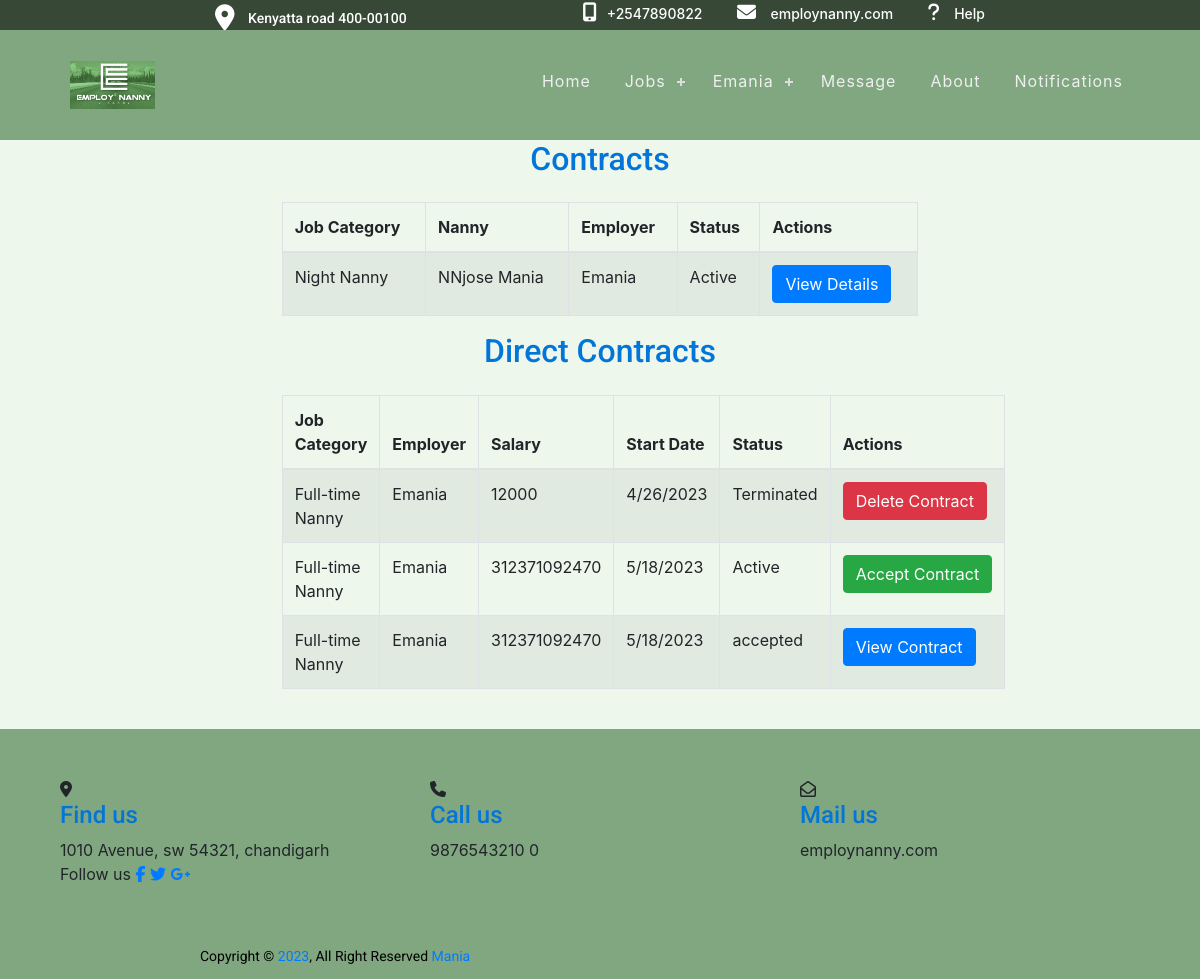
The app's page /contracts/all/ (signed in), older data.
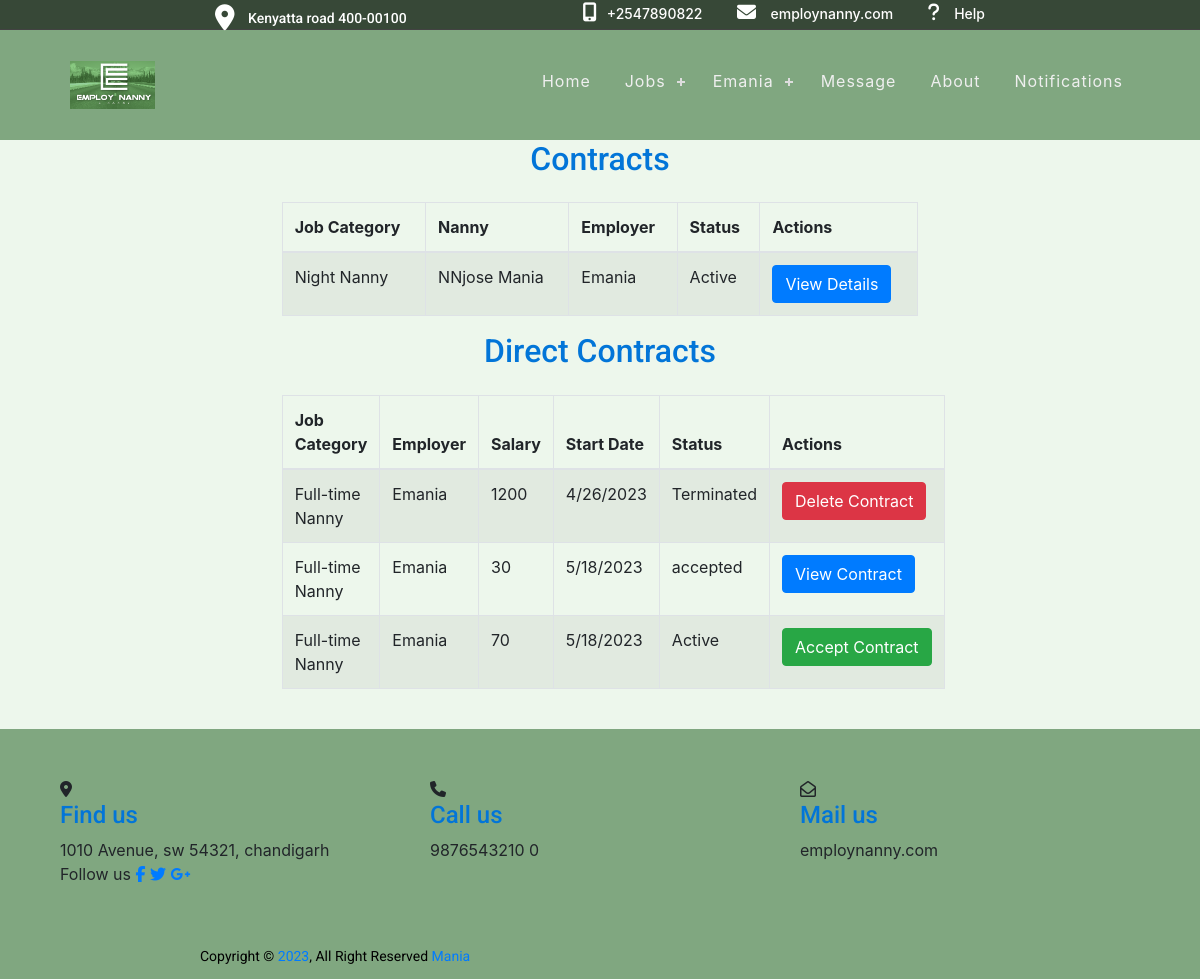
The same page, newer data.
### jobapp/models.py (models this page shows, shortened)
class DirectContract(models.Model):
    nanny = models.ForeignKey(NannyDetails, on_delete=models.CASCADE)
    employer = models.ForeignKey(User, on_delete=models.CASCADE)
    job_category = models.CharField(
        max_length=100, choices=CATEGORIES, default="Full-time Nanny")
    city = models.CharField(max_length=100)
    salary = models.IntegerField()
    start_date = models.DateField()
    end_date = models.DateField()
    job_description = models.TextField(blank=True)
    status = models.CharField(
        max_length=100, choices=CONTRACT_STATUS, default="pending")
    amount_to_receive = models.IntegerField()
    company_commission = models.IntegerField()

### jobapp/views.py (the view)
# urls.py: path('contracts/all/', views.employer_view_all_contracts,
@login_required
def employer_view_all_contracts(request):
    contracts = ContractModel.objects.filter(employer=request.user)
    direct_contracts = DirectContract.objects.filter(employer=request.user)
    context = {"contracts": contracts, "direct_contracts": direct_contracts}
    return render(request, "jobapp/view_all_contracts.html", context)

### jobapp/models.py (called while the page is built)
    def __str__(self):
        return self.category

### jobapp/templatetags/jobapp_tags.py (called while the page is built)
@register.filter(name='has_group')
def has_group(user, group_name):
    return user.groups.filter(name=group_name).exists()

### users/models.py (called while the page is built)
    def __str__(self):
        return self.first_name + ' ' + self.last_name

### jobapp/templates/jobapp/view_all_contracts.html
{% extends 'jobapp/base.html' %}
{% block content %}
<div class="container status-height">
  <div class="row justify-content-center">
    <div class="col-md-10">
      <h2 class="text-center mb-4">Contracts</h2>
      <table class="table table-bordered table-striped">
        <thead>
          <tr>
            <th>Job Category</th>
            <th>Nanny</th>
            <th>Employer</th>
            <th>Status</th>
            <th>Actions</th>
          </tr>
        </thead>
        <tbody>
          {% for contract in contracts %}
          <tr>
            <td>{{ contract.job }}</td>
            <td>{{ contract.nanny }}</td>
            <td>{{ contract.employer }}</td>
            <td {% if contract.status == 'Terminated' %}class="text-danger"{% elif contract.status == 'Active' %}class="text-primary"{% endif %}>
              {{ contract.get_status_display }}
            </td>
            <td>
              <a href="{% url 'view_contract' contract.id %}" class="btn btn-primary">View Details</a>
            </td>
          </tr>
          {% empty %}
          <tr>
            <td colspan="5">No contracts found.</td>
          </tr>
          {% endfor %}
        </tbody>
      </table>
      <h2 class="text-center mb-4">Direct Contracts</h2>
      <table class="table table-bordered table-striped">
        <thead>
          <tr>
              <th>Job Category</th>
            <th>Employer</th>
                <th>Salary</th>
            <th>Start Date</th>
            <th>Status</th>
            <th>Actions</th>
          </tr>
        </thead>
        <tbody>
          {% for contract in direct_contracts %}
          <tr>
            <td>{{ contract.job_category }}</td>
             <td>{{ contract.employer }}</td>
            <td>{{ contract.salary }}</td>
            <td>{{ contract.start_date|date:"n/j/Y" }}</td>
            <td {% if contract.status == 'Terminated' %}class="text-danger"{% elif contract.status == 'Active' %}class="text-primary"{% endif %}>
              {{ contract.get_status_display }}
            </td>
            <td>
      {% if contract.status == 'active' %}
        <a href="{% url 'accept_direct_contract' contract.id %}" class="btn btn-success">Accept Contract</a>
      {% elif contract.status == 'terminated' %}
        <a href="#" class="btn btn-danger">Delete Contract</a>
      {% elif contract.status == 'accepted' %}
        <a href="{% url 'view_contract' contract_id=contract.id %}" class="btn btn-primary">View Contract</a>
      {% endif %}
            </td>
          </tr>
          {% empty %}
          <tr>
            <td colspan="7">No direct contracts found.</td>
          </tr>
          {% endfor %}
        </tbody>
      </table>
    </div>
  </div>
</div>
{% endblock %}

Row changes from the older to the newer data that the page shows:
changed DirectContract "Terminated": salary "12000" → "1200"
changed DirectContract: salary "312371092470" → "30"; status "Active" → "accepted"; status "Accept Contract" → "View Contract"
changed DirectContract: salary "312371092470" → "70"; status "accepted" → "Active"; status "View Contract" → "Accept Contract"
